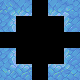

A 2D game scene composited from a Tiled map and its tileset images. What follows is a short description and the map's XML, with every tile layer's data as written:
An orthogonal 5x5 tile map with 16x16 px tiles, 4 tile layers (regions_input, regions_output, input_Floor, output_Floor), 5 tilesets.

<map version="1.0" orientation="orthogonal" width="5" height="5" tilewidth="16" tileheight="16">
 <tileset firstgid="1" name="ground" tilewidth="16" tileheight="16">
  <image source="../assets/tileset-ground.png" width="48" height="16" />
 </tileset>
 <tileset firstgid="4" name="misc" tilewidth="16" tileheight="16">
  <image source="../assets/tileset-misc.png" width="64" height="16" />
  <tile id="3">
   <properties>
    <property name="goal" value="true" />
   </properties>
  </tile>
 </tileset>
 <tileset firstgid="8" name="pushblocks" tilewidth="16" tileheight="16">
  <image source="../assets/tileset-pushblocks.png" width="48" height="16" />
  <tile id="1">
   <properties>
    <property name="goal" value="true" />
    <property name="sprite" value="assets/frozen.sprite" />
   </properties>
  </tile>
 </tileset>
 <tileset firstgid="11" name="rocks" tilewidth="16" tileheight="16">
  <properties>
   <property name="collision" value="true" />
  </properties>
  <image source="../assets/tileset-rocks.png" width="256" height="48" />
 </tileset>
 <tileset firstgid="59" name="slippery" tilewidth="16" tileheight="16">
  <properties>
   <property name="slippery_block" value="true" />
   <property name="slippery_player" value="true" />
  </properties>
  <image source="../assets/tileset-slippery.png" width="256" height="48" />
 </tileset>
 <layer name="regions_input" width="5" height="5">
  <properties>
   <property name="DeleteTiles" value="1" />
  </properties>
  <data>
   <tile gid="0" />
   <tile gid="2" />
   <tile gid="0" />
   <tile gid="2" />
   <tile gid="0" />
   <tile gid="2" />
   <tile gid="0" />
   <tile gid="0" />
   <tile gid="0" />
   <tile gid="2" />
   <tile gid="0" />
   <tile gid="0" />
   <tile gid="0" />
   <tile gid="0" />
   <tile gid="0" />
   <tile gid="2" />
   <tile gid="0" />
   <tile gid="0" />
   <tile gid="0" />
   <tile gid="2" />
   <tile gid="0" />
   <tile gid="2" />
   <tile gid="0" />
   <tile gid="2" />
   <tile gid="0" />
  </data>
 </layer>
 <layer name="regions_output" width="5" height="5">
  <properties>
   <property name="DeleteTiles" value="1" />
  </properties>
  <data>
   <tile gid="2" />
   <tile gid="0" />
   <tile gid="0" />
   <tile gid="0" />
   <tile gid="2" />
   <tile gid="0" />
   <tile gid="0" />
   <tile gid="0" />
   <tile gid="0" />
   <tile gid="0" />
   <tile gid="0" />
   <tile gid="0" />
   <tile gid="0" />
   <tile gid="0" />
   <tile gid="0" />
   <tile gid="0" />
   <tile gid="0" />
   <tile gid="0" />
   <tile gid="0" />
   <tile gid="0" />
   <tile gid="2" />
   <tile gid="0" />
   <tile gid="0" />
   <tile gid="0" />
   <tile gid="2" />
  </data>
 </layer>
 <layer name="input_Floor" width="5" height="5">
  <properties>
   <property name="DeleteTiles" value="1" />
  </properties>
  <data>
   <tile gid="0" />
   <tile gid="70" />
   <tile gid="0" />
   <tile gid="70" />
   <tile gid="0" />
   <tile gid="73" />
   <tile gid="0" />
   <tile gid="0" />
   <tile gid="0" />
   <tile gid="72" />
   <tile gid="0" />
   <tile gid="0" />
   <tile gid="0" />
   <tile gid="0" />
   <tile gid="0" />
   <tile gid="73" />
   <tile gid="0" />
   <tile gid="0" />
   <tile gid="0" />
   <tile gid="72" />
   <tile gid="0" />
   <tile gid="74" />
   <tile gid="0" />
   <tile gid="74" />
   <tile gid="0" />
  </data>
 </layer>
 <layer name="output_Floor" width="5" height="5">
  <properties>
   <property name="DeleteTiles" value="1" />
  </properties>
  <data>
   <tile gid="79" />
   <tile gid="0" />
   <tile gid="0" />
   <tile gid="0" />
   <tile gid="81" />
   <tile gid="0" />
   <tile gid="0" />
   <tile gid="0" />
   <tile gid="0" />
   <tile gid="0" />
   <tile gid="0" />
   <tile gid="0" />
   <tile gid="0" />
   <tile gid="0" />
   <tile gid="0" />
   <tile gid="0" />
   <tile gid="0" />
   <tile gid="0" />
   <tile gid="0" />
   <tile gid="0" />
   <tile gid="83" />
   <tile gid="0" />
   <tile gid="0" />
   <tile gid="0" />
   <tile gid="84" />
  </data>
 </layer>
</map>
